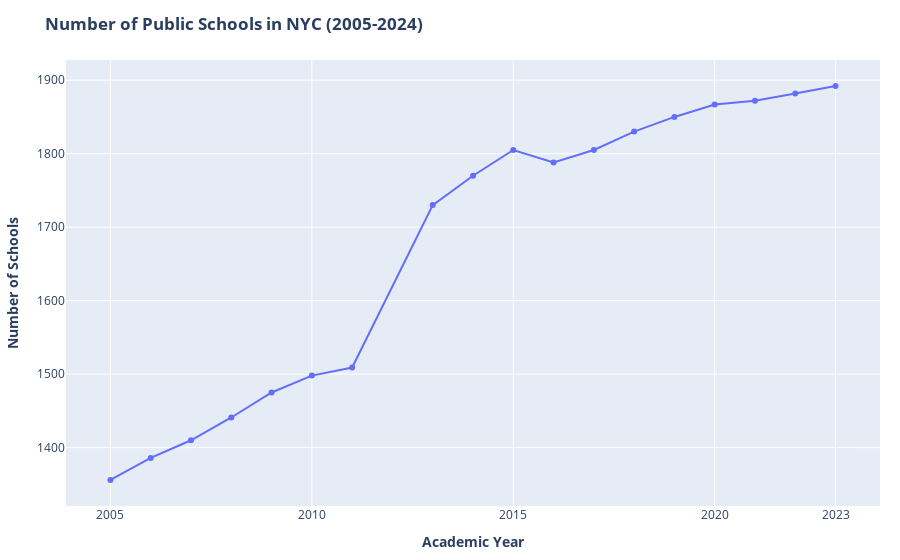

Write notebook code for a chart like this one.
### Code cell
import plotly.express as px

df = schools.load_school_demographics()
df[df.ay == df.ay.min()].dbn.nunique(), df[df.ay == df.ay.max()].dbn.nunique()
df["All Schools"] = 1
df["Community Schools"] = 1
df["Charter Schools"] = 0
df.loc[df.district == 84, "Charter Schools"] = 1
df.loc[df.district == 84, "Community Schools"] = 0
data = df[["ay", "dbn"]].groupby("ay").count().reset_index()

data.rename(columns={"ay": "Academic Year", "dbn":"Num. Schools"}, inplace=True)




fig = px.line(
    data,
    x="Academic Year",
    y="Num. Schools",
    markers=True,
    title="<b>Number of Public Schools in NYC (2005-2024)</b>",
)

fig.update_layout(
    xaxis=dict(
        title="<b>Academic Year</b>",
        tickmode="array",
        tickvals=[2005, 2010, 2015, 2020, 2023]
    ),
    yaxis_title="<b>Number of Schools</b>",
    margin=dict(l=40, r=20, t=60, b=40)
)
fig.show()
fig.write_image("/home/mxc/Downloads/num-schools-nyc.png", width=1920, height=1080)

### Figure 1 — Plotly figure (JSON) as saved in the notebook; plotly's stock layout.template omitted (floating-point values rounded to 4 significant figures)
{"data": [{"hovertemplate": "Academic Year=%{x}<br>Num. Schools=%{y}<extra></extra>", "legendgroup": "", "line": {"color": "#636efa", "dash": "solid"}, "marker": {"symbol": "circle"}, "mode": "lines+markers", "name": "", "orientation": "v", "showlegend": false, "type": "scatter", "x": [2005, 2006, 2007, 2008, 2009, 2010, 2011, 2013, 2014, 2015, 2016, 2017, 2018, 2019, 2020, 2021, 2022, 2023], "xaxis": "x", "y": [1356, 1386, 1410, 1441, 1475, 1498, 1509, 1730, 1770, 1805, 1788, 1805, 1830, 1850, 1867, 1872, 1882, 1892], "yaxis": "y"}], "layout": {"legend": {"tracegroupgap": 0}, "margin": {"b": 40, "l": 40, "r": 20, "t": 60}, "title": {"text": "<b>Number of Public Schools in NYC (2005-2024)</b>"}, "xaxis": {"anchor": "y", "domain": [0, 1], "tickmode": "array", "tickvals": [2005, 2010, 2015, 2020, 2023], "title": {"text": "<b>Academic Year</b>"}}, "yaxis": {"anchor": "x", "domain": [0, 1], "title": {"text": "<b>Number of Schools</b>"}}}}
